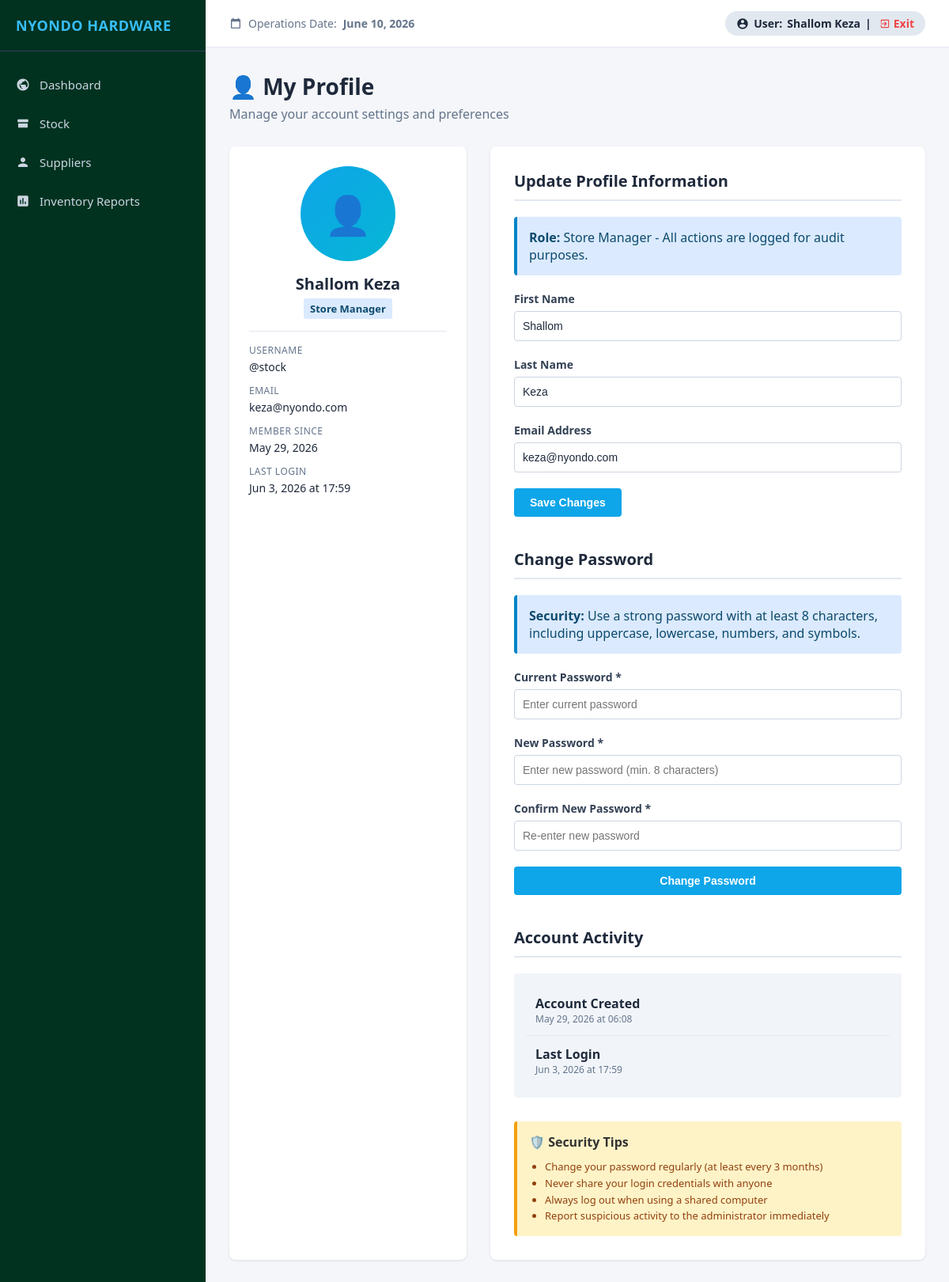
The page /profile/ (signed in) on the database its author committed.
### web/models.py (models this page shows)
class User(AbstractUser):
    ROLE_CHOICES = [
        ('ADMIN', 'Accounts / Admin'),
        ('SALES', 'Sales Attendant'),
        ('STOCK', 'Store Manager'),
    ]
    role = models.CharField(max_length=20, choices=ROLE_CHOICES, default='SALES')

### web/views.py (the view, shortened to what this page needs)
# urls.py: path('profile/', views.user_profile, name='user_profile'),
@require_role('SALES', 'STOCK', 'ADMIN')
def user_profile(request):
    user = request.user
    user_sales = Sale.objects.filter(id__gte=1).count() if user.role == 'SALES_ATTENDANT' else None
    context = {
        'user': user,
        'role_display': user.get_role_display(),
        'user_sales': user_sales,
        'today': timezone.now(),
    }
    return render(request, 'user_profile.html', context)

### web/views.py (called while the page is built)
def require_role(*allowed_roles):
    def decorator(view_func):
        @wraps(view_func)
        def wrapper(request, *args, **kwargs):
            if not request.user.is_authenticated:
                return redirect('login')
            user_role = str(getattr(request.user, 'role', '')).upper()
            if 'ADMIN' in user_role:
                return view_func(request, *args, **kwargs)
            for allowed in allowed_roles:
                if allowed.upper() in user_role:
                    return view_func(request, *args, **kwargs)
            messages.error(request, "Access denied: Redirected to your authorized department.")
            return redirect(role_home(user_role))
        return wrapper
    return decorator

### web/templates/user_profile.html (shortened to what this page needs)
{% extends 'base.html' %}
{% block content %}
<div class="page-header">
    <h1 class="page-title">👤 My Profile</h1>
    <p style="color: #64748b; margin-top: 5px;">Manage your account settings and preferences</p>
</div>
<div class="profile-container">
    <div class="profile-card">
        <div class="profile-avatar">👤</div>
        <div class="profile-name">{{ user.get_full_name|default:user.username }}</div>
        <div class="profile-role">{{ role_display }}</div>
        <div class="profile-info">
            <div class="profile-field">
                <div class="profile-field-label">Username</div>
                <div class="profile-field-value">@{{ user.username }}</div>
            </div>
            <div class="profile-field">
                <div class="profile-field-label">Email</div>
                <div class="profile-field-value">{{ user.email|default:"Not set" }}</div>
            </div>
            <div class="profile-field">
                <div class="profile-field-label">Member Since</div>
                <div class="profile-field-value">{{ user.date_joined|date:"M j, Y" }}</div>
            </div>
            <div class="profile-field">
                <div class="profile-field-label">Last Login</div>
                <div class="profile-field-value">
                    {% if user.last_login %}
                        {{ user.last_login|date:"M j, Y" }} at {{ user.last_login|time:"H:i" }}
                    {% else %}
                        Never logged in
                    {% endif %}
                </div>
            </div>
        </div>
    </div>
    <div class="content-area">
        <h2 class="section-title"> Update Profile Information</h2>
        <div class="info-box">
            <strong>Role:</strong> {{ role_display }} - All actions are logged for audit purposes.
        </div>
        <form method="POST" action="{% url 'user_profile' %}">
            <div class="field">
                <label for="first_name">First Name</label>
                <input type="text" id="first_name" name="first_name" value="{{ user.first_name }}" placeholder="John">
            </div>
            <div class="field">
                <label for="last_name">Last Name</label>
                <input type="text" id="last_name" name="last_name" value="{{ user.last_name }}" placeholder="Doe">
            </div>
            <div class="field">
                <label for="email">Email Address</label>
                <input type="email" id="email" name="email" value="{{ user.email }}" placeholder="john.doe@example.com">
            </div>
            <button type="submit" class="btn-primary">Save Changes</button>
        </form>
        <h2 class="section-title" style="margin-top: 40px;"> Change Password</h2>
        <div class="info-box">
            <strong>Security:</strong> Use a strong password with at least 8 characters, including uppercase, lowercase, numbers, and symbols.
        </div>
        <form method="POST" action="{% url 'user_profile' %}">
            <div class="field">
                <label for="old_password">Current Password *</label>
                <input type="password" id="old_password" name="old_password" required placeholder="Enter current password">
            </div>
            <div class="field">
                <label for="new_password">New Password *</label>
                <input type="password" id="new_password" name="new_password" required placeholder="Enter new password (min. 8 characters)">
            </div>
            <div class="field">
                <label for="confirm_password">Confirm New Password *</label>
                <input type="password" id="confirm_password" name="confirm_password" required placeholder="Re-enter new password">
            </div>
            <div class="btn-group">
                <button type="submit" class="btn-primary" style="flex: 1;">Change Password</button>
            </div>
        </form>
        <h2 class="section-title" style="margin-top: 40px;"> Account Activity</h2>
        <div style="background-color: #f1f5f9; border-radius: 4px; padding: 15px;">
            <div class="activity-item">
                <div>
                    <div class="activity-action">Account Created</div>
                    <div class="activity-time">{{ user.date_joined|date:"M j, Y" }} at {{ user.date_joined|time:"H:i" }}</div>
                </div>
            </div>
            <div class="activity-item">
                <div>
                    <div class="activity-action">Last Login</div>
                    <div class="activity-time">
                        {% if user.last_login %}
                            {{ user.last_login|date:"M j, Y" }} at {{ user.last_login|time:"H:i" }}
                        {% else %}
                            Never
                        {% endif %}
                    </div>
                </div>
            </div>
        </div>
        <div style="margin-top: 30px; padding: 15px; background-color: #fef3c7; border-radius: 4px; border-left: 4px solid #f59e0b;">
            <strong>🛡️ Security Tips</strong>
            <ul style="margin-top: 10px; margin-left: 20px; font-size: 13px; color: #92400e; line-height: 1.6;">
                <li>Change your password regularly (at least every 3 months)</li>
                <li>Never share your login credentials with anyone</li>
                <li>Always log out when using a shared computer</li>
                <li>Report suspicious activity to the administrator immediately</li>
            </ul>
        </div>
    </div>
</div>
{% endblock %}

### web/templates/base.html (shortened to what this page needs)
<!DOCTYPE html>
<html lang="en">
<head>
</head>
<body>
    <div class="sidebar">
        <div class="sidebar-brand">NYONDO HARDWARE</div>
        <ul class="sidebar-menu">
            {% if user.is_authenticated %}
                <li class="{% block active_dashboard %}{% endblock %}">
                    <a href="{% url 'admin_dashboard' %}">
                        Dashboard
                    </a>
                </li>
                {% if user.role == 'ADMIN' or user.role == 'STOCK' %}
                    <li class="{% block active_stock %}{% endblock %}">
                        <a href="{% url 'stock' %}">
                            <svg viewBox="0 0 24 24"><path d="M4 19h16v-7H4v7zm16-9c.55 0 1-.45 1-1V6c0-.55-.45-1-1-1H4c-.55 0-1 .45-1 1v3c0 .55.45 1 1 1h16z"/></svg>
                            Stock
                        </a>
                    </li>
                    <li class="{% block active_suppliers %}{% endblock %}">
                        <a href="{% url 'supplier_management' %}">
                            <svg viewBox="0 0 24 24"><path d="M12 12c2.21 0 4-1.79 4-4s-1.79-4-4-4-4 1.79-4 4 1.79 4 4 4zm0 2c-2.67 0-8 1.34-8 4v2h16v-2c0-2.66-5.33-4-8-4z"/></svg>
                            Suppliers
                        </a>
                    </li>
                    <li class="{% block active_inventory %}{% endblock %}">
                        <a href="{% url 'inventory_reports' %}">
                            <svg viewBox="0 0 24 24"><path d="M19 3H5c-1.1 0-2 .9-2 2v14c0 1.1.9 2 2 2h14c1.1 0 2-.9 2-2V5c0-1.1-.9-2-2-2zM9 17H7v-7h2v7zm4 0h-2V7h2v10zm4 0h-2v-4h2v4z"/></svg>
                            Inventory Reports
                        </a>
                    </li>
                {% endif %}
            {% endif %}
        </ul>
    </div>
    <div class="main-container">
        <header class="top-navbar">
            <div class="system-date">
                <svg viewBox="0 0 24 24"><path d="M19 3h-1V1h-2v2H8V1H6v2H5c-1.11 0-1.99.9-1.99 2L3 19c0 1.1.89 2 2 2h14c1.1 0 2-.9 2-2V5c0-1.1-.9-2-2-2zm0 16H5V8h14v11z"/></svg>
                Operations Date: <strong>{{ today|date:"F j, Y" }}</strong>
            </div>
            <div class="user-profile">
                <svg viewBox="0 0 24 24"><path d="M12 2C6.48 2 2 6.48 2 12s4.48 10 10 10 10-4.48 10-10S17.52 2 12 2zm0 3c1.66 0 3 1.34 3 3s-1.34 3-3 3-3-1.34-3-3 1.34-3 3-3zm0 14.2c-2.5 0-4.71-1.28-6-3.22.03-1.99 4-3.08 6-3.08 1.99 0 5.97 1.09 6 3.08-1.29 1.94-3.5 3.22-6 3.22z"/></svg>
                User:
                <strong>
                    {% if user.is_authenticated %}
                        {{ user.get_full_name|default:user.username }}
                    {% else %}
                        System Guest
                    {% endif %}
                </strong> |
                <a href="{% url 'logout' %}" class="logout-link">
                    <svg viewBox="0 0 24 24"><path d="M10.09 15.59L11.5 17l5-5-5-5-1.41 1.41L12.67 11H3v2h9.67l-2.58 2.59zM19 3H5c-1.11 0-2 .9-2 2v4h2V5h14v14H5v-4H3v4c0 1.1.89 2 2 2h14c1.1 0 2-.9 2-2V5c0-1.1-.9-2-2-2z"/></svg>
                    Exit
                </a>
            </div>
        </header>
        <main class="content-body">
            {% block content %}
            {% endblock %}
        </main>
    </div>
</body>
</html>

### web/templates/base.html (style rules this page uses)
* { box-sizing: border-box; margin: 0; padding: 0; }
body { font-family: 'Segoe UI', Tahoma, Geneva, Verdana, sans-serif; background-color: #f4f6f9; color: #333; display: flex; height: 100vh; overflow: hidden; }
.sidebar { width: 260px; background-color:#013220; color: #fff; display: flex; flex-direction: column; padding: 20px 0; }
.sidebar-brand { padding: 0 20px 20px 20px; border-bottom: 1px solid #334155; font-size: 18px; font-weight: bold; letter-spacing: 0.5px; color: #38bdf8; }
.sidebar-menu { list-style: none; margin-top: 20px; display: flex; flex-direction: column; gap: 5px; }
.sidebar-menu a { display: flex; align-items: center; padding: 12px 20px; color: #cbd5e1; text-decoration: none; font-weight: 500; font-size: 15px; transition: all 0.2s ease; }
.sidebar-menu a svg { margin-right: 12px; width: 18px; height: 18px; fill: currentColor; flex-shrink: 0; }
.main-container { flex: 1; display: flex; flex-direction: column; overflow: hidden; }
.top-navbar { height: 60px; background-color: #fff; border-bottom: 1px solid #e2e8f0; display: flex; align-items: center; justify-content: space-between; padding: 0 30px; }
.system-date { font-size: 14px; color: #64748b; font-weight: 500; display: flex; align-items: center; gap: 8px; }
.system-date svg { width: 16px; height: 16px; fill: #64748b; }
.user-profile { font-size: 14px; font-weight: bold; color: #1e293b; background: #e2e8f0; padding: 6px 14px; border-radius: 20px; display: flex; align-items: center; gap: 6px; }
.user-profile svg { width: 16px; height: 16px; fill: #1e293b; }
.logout-link { color: #ef4444; margin-left: 4px; font-weight: bold; text-decoration: none; transition: color 0.2s; display: inline-flex; align-items: center; gap: 4px; }
.logout-link svg { width: 14px; height: 14px; fill: currentColor; }
.content-body { flex: 1; padding: 30px; overflow-y: auto; }
.field { margin-bottom: 16px; }
.field label { display: block; margin-bottom: 6px; font-weight: 600; font-size: 14px; color: #334155; }
.field input, .field select, .field textarea { width: 100%; padding: 10px; border: 1px solid #cbd5e1; border-radius: 4px; font-size: 14px; color: #1e293b; outline: none; }

### rows shown on the page
User: get_full_name "Shallom Keza", username "stock", email "keza@nyondo.com", date_joined "May 29, 2026", last_login "Jun 3, 2026", last_login "17:59", first_name "Shallom", last_name "Keza", date_joined "06:08"

### other values the page prints
{{ role_display }} "Store Manager"
